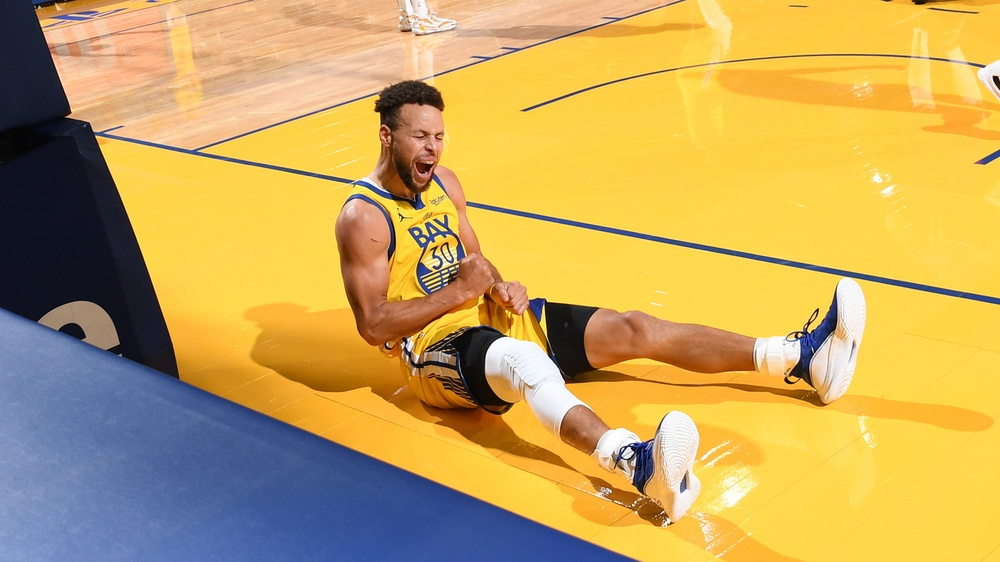
#> input picture lab1/img/curry.jpg, 1000 x 562 px, shrunk from 1920 x 1080 before the run
$ python lab1-2.py
#> lines starting #> are read from the running program, lines starting #| are printed output that depends on the picture
#> further down, img_curry is the input picture: shape (562, 1000, 3); mean B, G, R 92.7, 166, 198.3
import numpy as np
import cv2

def rotateImg(img):
    img_tmp = np.zeros((len(img[0]),len(img),3), np.uint8)
#> img_tmp: shape (1000, 562, 3); every value is 0
    for i in range(len(img_tmp)):
        for j in range(len(img_tmp[i])):
            img_tmp[i,j] = img[j,len(img_tmp)-i-1]
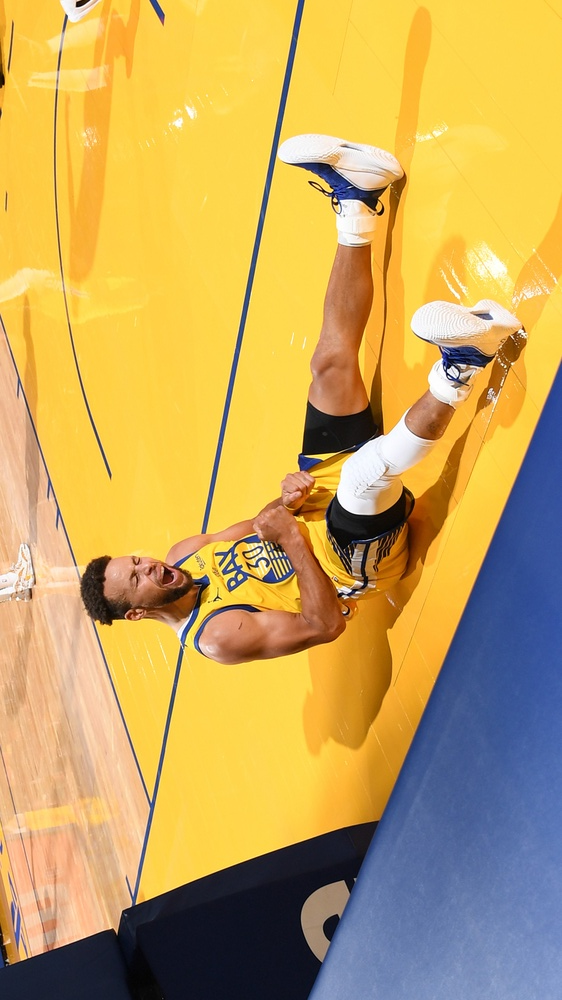
#> img_tmp: shape (1000, 562, 3); mean B, G, R 92.7, 166, 198.3
    return img_tmp

#Rotate
img_curry = cv2.imread('../img/curry.jpg')
cv2.imshow('Before rotate',img_curry)
img_rotate = rotateImg(img_curry)
cv2.imshow('After rotate',img_rotate)
#cv2.imwrite('curry_ro.jpg',img_rotate)

cv2.waitKey(0)
cv2.destroyAllWindows()
